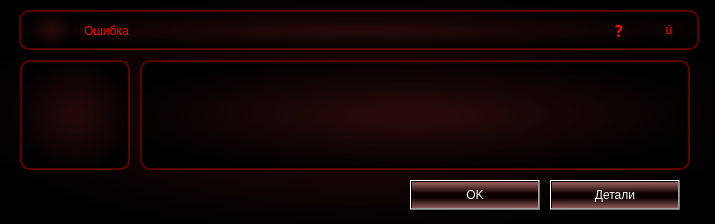
<?xml version="1.0" encoding="UTF-8"?>
<ui version="4.0">
 <class>MainWindow</class>
 <widget class="QMainWindow" name="MainWindow">
  <property name="windowModality">
   <enum>Qt::WindowModal</enum>
  </property>
  <property name="geometry">
   <rect>
    <x>0</x>
    <y>0</y>
    <width>715</width>
    <height>224</height>
   </rect>
  </property>
  <property name="windowTitle">
   <string>MainWindow</string>
  </property>
  <property name="styleSheet">
   <string notr="true">
color: rgb(255, 255, 255);
background-color: qradialgradient(spread:reflect, cx:0.5, cy:0.5, radius:0.647, fx:0.5, fy:0.5, stop:0.104478 rgba(40, 10, 10, 215), stop:0.880597 rgba(0, 0, 0, 255));

</string>
  </property>
  <property name="tabShape">
   <enum>QTabWidget::Rounded</enum>
  </property>
  <widget class="QWidget" name="centralwidget">
   <property name="styleSheet">
    <string notr="true">QFrame,  QGroupBox, QStackedWidget {
    border: 2px solid rgb(90, 1, 1);
    border-radius: 10px;
    padding: 2px;
	
}
QPushButton {
background-color: qlineargradient(spread:reflect, x1:1, y1:0.522, x2:1, y2:0, stop:0.174129 rgba(15, 0, 0, 255), stop:0.890547 rgba(161, 100, 100, 218));
color: rgb(255, 255, 255);
}

QPushButton:hover {
background-color: qlineargradient(spread:reflect, x1:1, y1:0.522, x2:1, y2:0, stop:0 rgba(102, 7, 0, 240), stop:0.80597 rgba(161, 100, 100, 218));
}

QPushButton:pressed {

background-color: qlineargradient(spread:reflect, x1:1, y1:0.522, x2:1, y2:0, stop:0 rgba(58, 4, 0, 240), stop:0.80597 rgba(161, 100, 100, 218));
padding-top: 2px;
padding-left: 3px;
}


</string>
   </property>
   <widget class="QFrame" name="header_frame">
    <property name="geometry">
     <rect>
      <x>19</x>
      <y>10</y>
      <width>680</width>
      <height>40</height>
     </rect>
    </property>
    <property name="mouseTracking">
     <bool>true</bool>
    </property>
    <property name="tabletTracking">
     <bool>true</bool>
    </property>
    <property name="frameShape">
     <enum>QFrame::WinPanel</enum>
    </property>
    <property name="frameShadow">
     <enum>QFrame::Sunken</enum>
    </property>
    <widget class="QLabel" name="titleLabel">
     <property name="geometry">
      <rect>
       <x>60</x>
       <y>5</y>
       <width>331</width>
       <height>31</height>
      </rect>
     </property>
     <property name="mouseTracking">
      <bool>true</bool>
     </property>
     <property name="tabletTracking">
      <bool>true</bool>
     </property>
     <property name="styleSheet">
      <string notr="true">border: 0px;
background-color: rgba(255, 255, 255, 0);
font: 12pt &quot;Segoe Print&quot;;
color: rgb(255, 8, 0);</string>
     </property>
     <property name="text">
      <string>Ошибка</string>
     </property>
    </widget>
    <widget class="QFrame" name="windowButtonsFrame">
     <property name="geometry">
      <rect>
       <x>580</x>
       <y>5</y>
       <width>91</width>
       <height>30</height>
      </rect>
     </property>
     <property name="styleSheet">
      <string notr="true">background-color: rgba(255, 255, 255, 0);
border: 0px;</string>
     </property>
     <property name="frameShape">
      <enum>QFrame::WinPanel</enum>
     </property>
     <property name="frameShadow">
      <enum>QFrame::Raised</enum>
     </property>
     <widget class="QPushButton" name="questionWindowButton">
      <property name="geometry">
       <rect>
        <x>0</x>
        <y>0</y>
        <width>40</width>
        <height>30</height>
       </rect>
      </property>
      <property name="font">
       <font>
        <family>Segoe Print</family>
        <pointsize>12</pointsize>
        <weight>75</weight>
        <italic>false</italic>
        <bold>true</bold>
       </font>
      </property>
      <property name="cursor">
       <cursorShape>PointingHandCursor</cursorShape>
      </property>
      <property name="mouseTracking">
       <bool>true</bool>
      </property>
      <property name="tabletTracking">
       <bool>true</bool>
      </property>
      <property name="styleSheet">
       <string notr="true">color: rgb(255, 8, 0);
font: bold 12pt &quot;Segoe Print&quot;;
</string>
      </property>
      <property name="text">
       <string>?</string>
      </property>
     </widget>
     <widget class="QPushButton" name="closeWindowButton">
      <property name="geometry">
       <rect>
        <x>50</x>
        <y>0</y>
        <width>40</width>
        <height>30</height>
       </rect>
      </property>
      <property name="cursor">
       <cursorShape>PointingHandCursor</cursorShape>
      </property>
      <property name="mouseTracking">
       <bool>true</bool>
      </property>
      <property name="tabletTracking">
       <bool>true</bool>
      </property>
      <property name="focusPolicy">
       <enum>Qt::ClickFocus</enum>
      </property>
      <property name="styleSheet">
       <string notr="true">color: rgb(255, 8, 0);
font: 21pt &quot;Wingdings&quot;;
border: 1px
</string>
      </property>
      <property name="text">
       <string>û</string>
      </property>
      <property name="checkable">
       <bool>false</bool>
      </property>
      <property name="autoDefault">
       <bool>false</bool>
      </property>
     </widget>
    </widget>
    <widget class="QLabel" name="icon_label">
     <property name="geometry">
      <rect>
       <x>10</x>
       <y>2</y>
       <width>45</width>
       <height>35</height>
      </rect>
     </property>
     <property name="styleSheet">
      <string notr="true">border: 0px</string>
     </property>
     <property name="text">
      <string/>
     </property>
     <property name="pixmap">
      <pixmap>images/iconMin.png</pixmap>
     </property>
    </widget>
   </widget>
   <widget class="QLabel" name="label_5">
    <property name="geometry">
     <rect>
      <x>20</x>
      <y>60</y>
      <width>110</width>
      <height>110</height>
     </rect>
    </property>
    <property name="frameShape">
     <enum>QFrame::WinPanel</enum>
    </property>
    <property name="frameShadow">
     <enum>QFrame::Sunken</enum>
    </property>
    <property name="text">
     <string/>
    </property>
    <property name="pixmap">
     <pixmap>images/error_ops2.png</pixmap>
    </property>
   </widget>
   <widget class="QPlainTextEdit" name="plainTextEdit_5">
    <property name="geometry">
     <rect>
      <x>140</x>
      <y>60</y>
      <width>550</width>
      <height>110</height>
     </rect>
    </property>
    <property name="readOnly">
     <bool>true</bool>
    </property>
   </widget>
   <widget class="QPlainTextEdit" name="plainTextEdit_6">
    <property name="geometry">
     <rect>
      <x>20</x>
      <y>230</y>
      <width>671</width>
      <height>141</height>
     </rect>
    </property>
    <property name="readOnly">
     <bool>true</bool>
    </property>
   </widget>
   <widget class="QPushButton" name="btn_details">
    <property name="geometry">
     <rect>
      <x>550</x>
      <y>180</y>
      <width>130</width>
      <height>30</height>
     </rect>
    </property>
    <property name="text">
     <string>Детали</string>
    </property>
   </widget>
   <widget class="QPushButton" name="btn_ok">
    <property name="geometry">
     <rect>
      <x>410</x>
      <y>180</y>
      <width>130</width>
      <height>30</height>
     </rect>
    </property>
    <property name="text">
     <string>OK</string>
    </property>
   </widget>
  </widget>
 </widget>
 <resources/>
 <connections/>
</ui>
